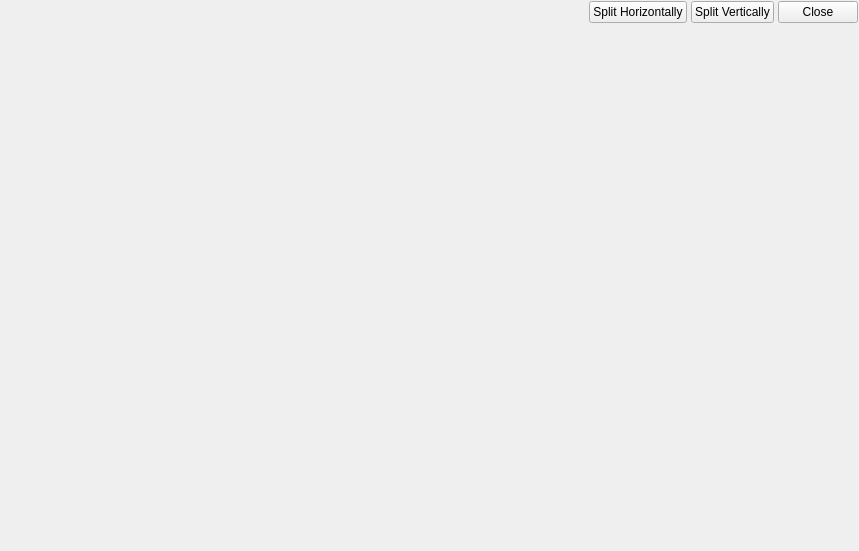
<?xml version="1.0" encoding="UTF-8"?>
<ui version="4.0">
 <class>VSViewWidget</class>
 <widget class="QWidget" name="VSViewWidget">
  <property name="geometry">
   <rect>
    <x>0</x>
    <y>0</y>
    <width>859</width>
    <height>551</height>
   </rect>
  </property>
  <property name="windowTitle">
   <string>Visualization Window</string>
  </property>
  <layout class="QGridLayout" name="gridLayout">
   <property name="leftMargin">
    <number>1</number>
   </property>
   <property name="topMargin">
    <number>1</number>
   </property>
   <property name="rightMargin">
    <number>1</number>
   </property>
   <property name="bottomMargin">
    <number>1</number>
   </property>
   <property name="spacing">
    <number>4</number>
   </property>
   <item row="3" column="2">
    <widget class="VSVisualizationWidget" name="visualizationWidget" native="true">
     <property name="sizePolicy">
      <sizepolicy hsizetype="Preferred" vsizetype="Expanding">
       <horstretch>1</horstretch>
       <verstretch>1</verstretch>
      </sizepolicy>
     </property>
    </widget>
   </item>
   <item row="0" column="2">
    <widget class="QWidget" name="btnWidget" native="true">
     <property name="sizePolicy">
      <sizepolicy hsizetype="Preferred" vsizetype="Preferred">
       <horstretch>1</horstretch>
       <verstretch>0</verstretch>
      </sizepolicy>
     </property>
     <layout class="QHBoxLayout" name="btnLayout">
      <property name="spacing">
       <number>4</number>
      </property>
      <property name="leftMargin">
       <number>0</number>
      </property>
      <property name="topMargin">
       <number>0</number>
      </property>
      <property name="rightMargin">
       <number>0</number>
      </property>
      <property name="bottomMargin">
       <number>0</number>
      </property>
      <item>
       <spacer name="horizontalSpacer_2">
        <property name="orientation">
         <enum>Qt::Horizontal</enum>
        </property>
        <property name="sizeHint" stdset="0">
         <size>
          <width>5</width>
          <height>20</height>
         </size>
        </property>
       </spacer>
      </item>
      <item>
       <spacer name="horizontalSpacer">
        <property name="orientation">
         <enum>Qt::Horizontal</enum>
        </property>
        <property name="sizeHint" stdset="0">
         <size>
          <width>5</width>
          <height>20</height>
         </size>
        </property>
       </spacer>
      </item>
      <item>
       <widget class="QPushButton" name="splitHorizontalBtn">
        <property name="toolTip">
         <string extracomment="Split Horizontally"/>
        </property>
        <property name="statusTip">
         <string/>
        </property>
        <property name="text">
         <string>Split Horizontally</string>
        </property>
       </widget>
      </item>
      <item>
       <widget class="QPushButton" name="splitVerticalBtn">
        <property name="toolTip">
         <string extracomment="Split Vertically"/>
        </property>
        <property name="statusTip">
         <string/>
        </property>
        <property name="text">
         <string>Split Vertically</string>
        </property>
       </widget>
      </item>
      <item>
       <widget class="QPushButton" name="closeBtn">
        <property name="toolTip">
         <string extracomment="Close View"/>
        </property>
        <property name="statusTip">
         <string/>
        </property>
        <property name="text">
         <string>Close</string>
        </property>
       </widget>
      </item>
     </layout>
    </widget>
   </item>
  </layout>
 </widget>
 <customwidgets>
  <customwidget>
   <class>VSVisualizationWidget</class>
   <extends>QWidget</extends>
   <header>VSVisualizationWidget.h</header>
   <container>1</container>
  </customwidget>
 </customwidgets>
 <resources>
  <include location="../../../Resources/VtkSIMPL.qrc"/>
 </resources>
 <connections/>
</ui>
